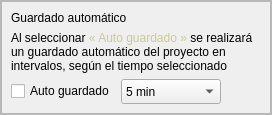
           <widget class="QFrame" name="frame_containerSetting_3">
            <property name="frameShape">
             <enum>QFrame::StyledPanel</enum>
            </property>
            <property name="frameShadow">
             <enum>QFrame::Raised</enum>
            </property>
            <layout class="QVBoxLayout" name="verticalLayout_13">
             <property name="spacing">
              <number>6</number>
             </property>
             <property name="leftMargin">
              <number>0</number>
             </property>
             <property name="topMargin">
              <number>0</number>
             </property>
             <property name="rightMargin">
              <number>0</number>
             </property>
             <property name="bottomMargin">
              <number>0</number>
             </property>
             <item>
              <widget class="QFrame" name="frame_settingCard_4">
               <property name="maximumSize">
                <size>
                 <width>16777215</width>
                 <height>16777215</height>
                </size>
               </property>
               <property name="frameShape">
                <enum>QFrame::StyledPanel</enum>
               </property>
               <property name="frameShadow">
                <enum>QFrame::Raised</enum>
               </property>
               <property name="type_frame" stdset="0">
                <number>1</number>
               </property>
               <layout class="QVBoxLayout" name="verticalLayout_12">
                <item>
                 <widget class="QLabel" name="label_settingSubtitle_4">
                  <property name="text">
                   <string>Guardado automático</string>
                  </property>
                  <property name="type_label" stdset="0">
                   <number>3</number>
                  </property>
                 </widget>
                </item>
                <item>
                 <widget class="QLabel" name="label_settingDescription_4">
                  <property name="text">
                   <string>&lt;html&gt;&lt;head/&gt;&lt;body&gt;&lt;p&gt;Al seleccionar &lt;span style=&quot; color:#c8cc8e;&quot;&gt;« Auto guardado »&lt;/span&gt; se realizará un guardado automático del proyecto en intervalos, según el tiempo seleccionado &lt;/p&gt;&lt;/body&gt;&lt;/html&gt;</string>
                  </property>
                  <property name="wordWrap">
                   <bool>true</bool>
                  </property>
                  <property name="type_label" stdset="0">
                   <number>4</number>
                  </property>
                 </widget>
                </item>
                <item>
                 <layout class="QHBoxLayout" name="horizontalLayout_12">
                  <item>
                   <widget class="QCheckBox" name="checkBox_autoSave">
                    <property name="text">
                     <string>Auto guardado</string>
                    </property>
                   </widget>
                  </item>
                  <item>
                   <widget class="QComboBox" name="comboBox_intervalAutoSave">
                    <property name="enabled">
                     <bool>true</bool>
                    </property>
                    <property name="sizePolicy">
                     <sizepolicy hsizetype="Preferred" vsizetype="Fixed">
                      <horstretch>0</horstretch>
                      <verstretch>0</verstretch>
                     </sizepolicy>
                    </property>
                    <property name="minimumSize">
                     <size>
                      <width>100</width>
                      <height>25</height>
                     </size>
                    </property>
                    <property name="currentText">
                     <string>5 min</string>
                    </property>
                    <property name="currentIndex">
                     <number>0</number>
                    </property>
                    <item>
                     <property name="text">
                      <string>5 min</string>
                     </property>
                    </item>
                    <item>
                     <property name="text">
                      <string>15 min</string>
                     </property>
                    </item>
                    <item>
                     <property name="text">
                      <string>30 min</string>
                     </property>
                    </item>
                    <item>
                     <property name="text">
                      <string>60 min</string>
                     </property>
                    </item>
                   </widget>
                  </item>
                  <item>
                   <spacer name="horizontalSpacer_4">
                    <property name="orientation">
                     <enum>Qt::Horizontal</enum>
                    </property>
                    <property name="sizeHint" stdset="0">
                     <size>
                      <width>40</width>
                      <height>20</height>
                     </size>
                    </property>
                   </spacer>
                  </item>
                 </layout>
                </item>
               </layout>
              </widget>
             </item>
            </layout>
           </widget>
